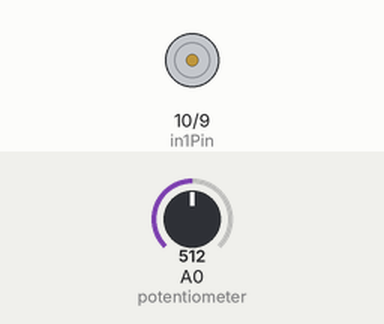
This sketch was run on a simulated Arduino Uno, built with avr-gcc and run on an emulated ATmega328P. Shown: motor-driver pin pairs drawn as motors (green arrow = first pin HIGH = forward, orange = second pin HIGH = backward, longer = more drive, scaled by the enable pin). Inputs (shaded band) come from the test bench; at power-on: A0 (potentiometer) = 512.

Above: at 1.2 s.
1.3 s: A0 (potentiometer) set to 513
2.8 s: A0 (potentiometer) set to 716
At 3.2 s:
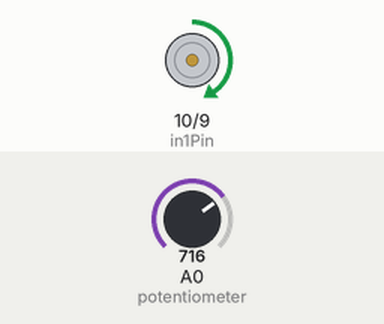
4.3 s: A0 (potentiometer) set to 900
At 5.5 s:
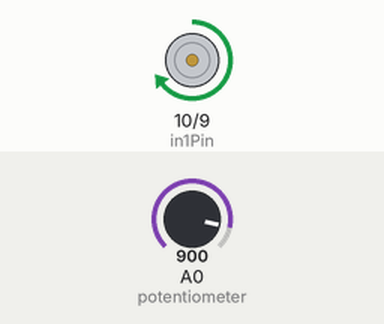
5.8 s: A0 (potentiometer) set to 502
At 6.7 s:
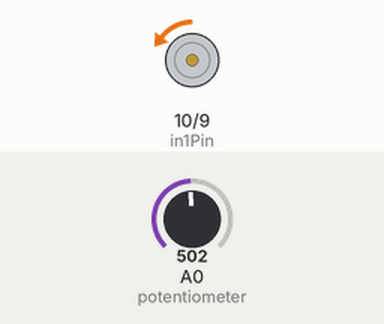
7.3 s: A0 (potentiometer) set to 522
At 7.9 s:
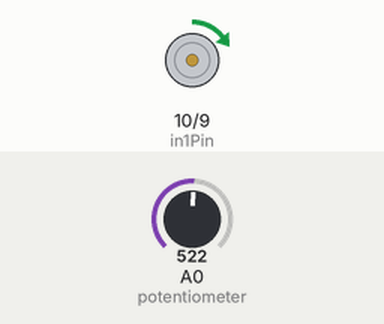
Timing chart, 0 to 9.8 s (numbered marks = the images above; inputs shaded):
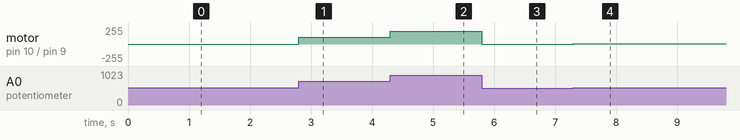

The sketch:

Control_Motor_by_L293D_Chip.ino
```cpp
int in1Pin = 10;      // Define L293D channel 1 pin
int in2Pin = 9;       // Define L293D channel 2 pin
int enable1Pin = 11; // Define L293D enable 1 pin

boolean rotationDir;  // Define var to save motors direction
                      // true/false represent clockwise/ccw
int rotationSpeed;    // Define var to save motor rotation speed

void setup() {
  //initialize pin into an output mode
  pinMode(in1Pin, OUTPUT);
  pinMode(in2Pin, OUTPUT);
  pinMode(enable1Pin, OUTPUT);
}

void loop() {
  int potenVal = analogRead(A0); //convert voltage of rotary potentiometer into digital
  //compare number with value 512, if more than 512 rotate clockwise, otherwise counter clockwise
  rotationSpeed = potenVal - 512;
  rotationDir = ((potenVal > 512) ? true : false);
  //calculate motor speed, the further deviation from (middle value) 512, the faster the moter
  rotationSpeed = abs(potenVal-512);
  //control the steering and speed of the motor
  driveMotor(rotationDir, map(rotationSpeed, 0, 512, 0, 255));
}

void driveMotor(boolean dir, int spd) {
  //control motor rotation direction
  if (rotationDir) {
    digitalWrite(in1Pin, HIGH);
    digitalWrite(in2Pin, LOW);
  }
  else {
    digitalWrite(in1Pin, LOW);
    digitalWrite(in2Pin, HIGH);
  }
  //control motor rotation speed
  analogWrite(enable1Pin, constrain(spd, 0, 255));
}
```

Measured:
- after the input at 2.8 s, motor on pin 10 (in1Pin) / pin 9 (in2Pin): stopped → forward 101/255 at once
- after the input at 4.3 s, motor on pin 10 (in1Pin) / pin 9 (in2Pin): forward 101/255 → forward 193/255 at once
- after the input at 5.8 s, motor on pin 10 (in1Pin) / pin 9 (in2Pin): forward 193/255 → backward 4/255 at once
- after the input at 7.3 s, motor on pin 10 (in1Pin) / pin 9 (in2Pin): backward 4/255 → forward 4/255 at once
